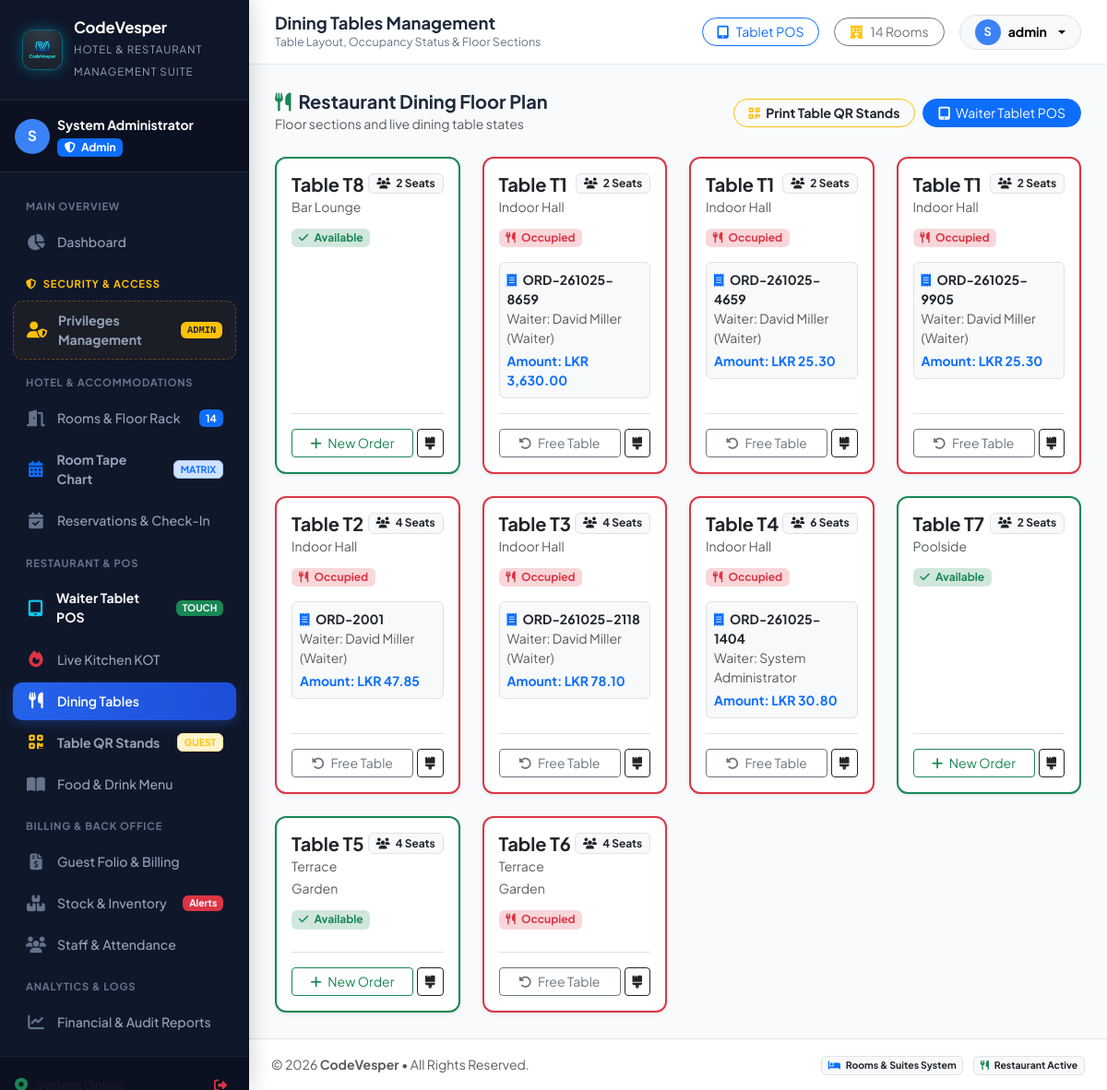
The page /restaurant-tables.php (signed in) on the database its author committed.
### tables this page shows
CREATE TABLE `dining_tables` (
  `id` int NOT NULL AUTO_INCREMENT,
  `table_number` varchar(20) NOT NULL,
  `section` varchar(50) DEFAULT 'Main Dining',
  `capacity` int DEFAULT '4',
  `status` enum('available','occupied','reserved','cleaning') DEFAULT 'available',
  PRIMARY KEY (`id`)  ,
  UNIQUE KEY `table_number` (`table_number`)
);

CREATE TABLE `orders` (
  `id` int NOT NULL AUTO_INCREMENT,
  `order_number` varchar(20) NOT NULL,
  `order_type` enum('dine_in','room_service','takeaway') DEFAULT 'dine_in',
  `table_id` int DEFAULT NULL,
  `room_id` int DEFAULT NULL,
  `guest_id` int DEFAULT NULL,
  `waiter_id` int DEFAULT NULL,
  `status` enum('pending','in_kitchen','ready','served','billed','cancelled') DEFAULT 'pending',
  `subtotal` decimal(10,2) NOT NULL DEFAULT '0.00',
  `tax_amount` decimal(10,2) NOT NULL DEFAULT '0.00',
  `discount_amount` decimal(10,2) NOT NULL DEFAULT '0.00',
  `total_amount` decimal(10,2) NOT NULL DEFAULT '0.00',
  `payment_status` enum('unpaid','paid','billed_to_room') DEFAULT 'unpaid',
  `payment_method` varchar(50) DEFAULT NULL,
  `notes` text DEFAULT NULL,
  `created_at` timestamp NOT NULL DEFAULT CURRENT_TIMESTAMP,
  PRIMARY KEY (`id`)  ,
  UNIQUE KEY `order_number` (`order_number`),
  KEY `table_id` (`table_id`),
  KEY `room_id` (`room_id`),
  KEY `guest_id` (`guest_id`),
  KEY `waiter_id` (`waiter_id`),
  CONSTRAINT `orders_ibfk_1` FOREIGN KEY (`table_id`) REFERENCES `dining_tables` (`id`),
  CONSTRAINT `orders_ibfk_2` FOREIGN KEY (`room_id`) REFERENCES `rooms` (`id`),
  CONSTRAINT `orders_ibfk_3` FOREIGN KEY (`guest_id`) REFERENCES `guests` (`id`),
  CONSTRAINT `orders_ibfk_4` FOREIGN KEY (`waiter_id`) REFERENCES `users` (`id`)
);

CREATE TABLE `users` (
  `id` int NOT NULL AUTO_INCREMENT,
  `role_id` int NOT NULL,
  `full_name` varchar(100) NOT NULL,
  `username` varchar(50) NOT NULL,
  `password_hash` varchar(255) NOT NULL,
  `email` varchar(100) DEFAULT NULL,
  `phone` varchar(20) DEFAULT NULL,
  `avatar` varchar(255) DEFAULT 'default_avatar.png',
  `status` enum('active','inactive') DEFAULT 'active',
  `created_at` timestamp NOT NULL DEFAULT CURRENT_TIMESTAMP,
  PRIMARY KEY (`id`)  ,
  UNIQUE KEY `username` (`username`),
  KEY `role_id` (`role_id`),
  CONSTRAINT `users_ibfk_1` FOREIGN KEY (`role_id`) REFERENCES `roles` (`id`)
);

### restaurant-tables.php (the view, shortened to what this page needs)
<?php
require_once __DIR__ . '/includes/header.php';
$db = getDbConnection();
$tables = $db->query("
    SELECT t.*, o.order_number, o.total_amount, u.full_name as waiter_name
    FROM dining_tables t
    LEFT JOIN orders o ON (o.table_id = t.id AND o.status IN ('pending', 'in_kitchen', 'ready'))
    LEFT JOIN users u ON o.waiter_id = u.id
    ORDER BY t.section ASC, t.id ASC
")->fetchAll();
?>
<div class="d-flex justify-content-between align-items-center mb-4 flex-wrap gap-2">
    <div>
        <h5 class="fw-bold mb-0"><i class="fa-solid fa-utensils text-success me-2"></i>Restaurant Dining Floor Plan</h5>
        <span class="text-muted small">Floor sections and live dining table states</span>
    </div>
    <div class="d-flex gap-2">
        <a href="table-qrs.php" class="btn btn-outline-warning text-dark btn-sm px-3 rounded-pill fw-bold">
            <i class="fa-solid fa-qrcode me-1 text-warning"></i> Print Table QR Stands
        </a>
        <a href="pos.php" class="btn btn-primary btn-sm px-3 rounded-pill">
            <i class="fa-solid fa-tablet-screen-button me-1"></i> Waiter Tablet POS
        </a>
    </div>
</div>
<div class="row g-4">
    <?php foreach ($tables as $t):
        $color = 'success';
        if ($t['status'] === 'occupied') $color = 'danger';
        elseif ($t['status'] === 'reserved') $color = 'warning';
        elseif ($t['status'] === 'cleaning') $color = 'info';
    ?>
    <div class="col-12 col-sm-6 col-md-4 col-lg-3">
        <div class="card-custom h-100 p-3 border-2 border-<?= $color ?> shadow-sm d-flex flex-column justify-content-between">
            <div>
                <div class="d-flex justify-content-between align-items-start mb-2">
                    <div>
                        <h5 class="fw-bold mb-0 text-dark"><?= htmlspecialchars($t['table_number']) ?></h5>
                        <small class="text-muted"><?= htmlspecialchars($t['section']) ?></small>
                    </div>
                    <span class="badge bg-light text-dark border">
                        <i class="fa-solid fa-users me-1"></i> <?= $t['capacity'] ?> Seats
                    </span>
                </div>
                <div class="my-2">
                    <?= getTableStatusBadge($t['status']) ?>
                </div>
                <?php if ($t['status'] === 'occupied' && !empty($t['order_number'])): ?>
                    <div class="p-2 bg-light rounded-2 small mt-3 border">
                        <div class="fw-bold text-dark"><i class="fa-solid fa-receipt me-1 text-primary"></i> <?= htmlspecialchars($t['order_number']) ?></div>
                        <div class="text-muted">Waiter: <?= htmlspecialchars($t['waiter_name'] ?? 'Staff') ?></div>
                        <div class="text-primary fw-bold mt-1">Amount: <?= formatMoney($t['total_amount']) ?></div>
                    </div>
                <?php endif; ?>
            </div>
            <div class="pt-3 border-top mt-3 d-flex gap-1">
                <?php if ($t['status'] === 'available'): ?>
                    <a href="pos.php" class="btn btn-sm btn-outline-success flex-grow-1">
                        <i class="fa-solid fa-plus me-1"></i> New Order
                    </a>
                <?php else: ?>
                    <form method="POST" class="flex-grow-1">
                        <button type="submit" class="btn btn-sm btn-outline-secondary w-100">
                            <i class="fa-solid fa-rotate-left me-1"></i> Free Table
                        </button>
                    </form>
                <?php endif; ?>
                <form method="POST">
                    <button type="submit" class="btn btn-sm btn-outline-dark" title="Toggle Clean/Occupy">
                        <i class="fa-solid fa-brush"></i>
                    </button>
                </form>
            </div>
        </div>
    </div>
    <?php endforeach; ?>
</div>
<?php require_once __DIR__ . '/includes/footer.php'; ?>

### includes/functions.php (shortened to what this page needs)
<?php
function formatMoney($amount): string {
    $symbol = defined('APP_CURRENCY') ? APP_CURRENCY : 'LKR ';
    return $symbol . number_format((float)$amount, 2);
}
function getTableStatusBadge(string $status): string {
    switch (strtolower($status)) {
        case 'available':
            return '<span class="badge bg-success-subtle text-success"><i class="fa-solid fa-check me-1"></i> Available</span>';
        case 'occupied':
            return '<span class="badge bg-danger-subtle text-danger"><i class="fa-solid fa-utensils me-1"></i> Occupied</span>';
    }
}
function getRoleBadge(string $roleSlug): string {
    switch ($roleSlug) {
        case 'admin':
            return '<span class="badge bg-primary"><i class="fa-solid fa-shield-halved me-1"></i> Admin</span>';
    }
}

### assets/css/style.css (style rules this page uses)
:root { --primary: #1e3a8a; --primary-light: #3b82f6; --primary-dark: #0f172a; --gold: #d97706; --gold-light: #f59e0b; --gold-subtle: #fef3c7; --sidebar-bg: #0f172a; --sidebar-hover: #1e293b; --sidebar-active: #2563eb; --body-bg: #f8fafc; --card-bg: #ffffff; --text-main: #1e293b; --text-muted: #64748b; --border-color: #e2e8f0; --sidebar-width: 270px; --topbar-height: 70px; --radius-sm: 8px; --radius-md: 12px; --radius-lg: 18px; --shadow-sm: 0 1px 3px rgba(0,0,0,0.06), 0 1px 2px rgba(0,0,0,0.04); --shadow-md: 0 4px 12px -2px rgba(0,0,0,0.08), 0 2px 6px -1px rgba(0,0,0,0.04); --shadow-lg: 0 12px 24px -4px rgba(0,0,0,0.12), 0 4px 10px -2px rgba(0,0,0,0.05); }
* { box-sizing: border-box; }
body { font-family: 'Plus Jakarta Sans', sans-serif; background-color: var(--body-bg); color: var(--text-main); overflow-x: hidden; margin: 0; padding: 0; }
.card-custom { background: #fff; border: 1px solid var(--border-color); border-radius: var(--radius-md); box-shadow: var(--shadow-sm); transition: transform 0.2s ease, box-shadow 0.2s ease; }

### assets/css/pos.css (style rules this page uses)
html, body { overflow-x: hidden !important; max-width: 100vw !important; }

### rows shown on the page
dining_tables: table_number "Table T8", section "Bar Lounge", capacity "2", status "available" (drawn)
orders: table.table_number "Table T1", table.section "Indoor Hall", table.capacity "2", shows "Occupied", order_number "ORD-261025-8659", waiter.full_name "David Miller (Waiter)", total_amount "LKR 3,630.00"
orders: table.table_number "Table T1", table.section "Indoor Hall", table.capacity "2", shows "Occupied", order_number "ORD-261025-4659", waiter.full_name "David Miller (Waiter)", total_amount "LKR 25.30"
orders: table.table_number "Table T1", table.section "Indoor Hall", table.capacity "2", shows "Occupied", order_number "ORD-261025-9905", waiter.full_name "David Miller (Waiter)", total_amount "LKR 25.30"
orders: table.table_number "Table T2", table.section "Indoor Hall", table.capacity "4", shows "Occupied", order_number "ORD-2001", waiter.full_name "David Miller (Waiter)", total_amount "LKR 47.85"
orders: table.table_number "Table T3", table.section "Indoor Hall", table.capacity "4", shows "Occupied", order_number "ORD-261025-2118", waiter.full_name "David Miller (Waiter)", total_amount "LKR 78.10"
orders: table.table_number "Table T4", table.section "Indoor Hall", table.capacity "6", shows "Occupied", order_number "ORD-261025-1404", waiter.full_name "System Administrator", total_amount "LKR 30.80"
dining_tables: table_number "Table T7", section "Poolside", capacity "2", status "available" (drawn)
dining_tables: table_number "Table T5", section "Terrace Garden", capacity "4", status "available" (drawn)
dining_tables: table_number "Table T6", section "Terrace Garden", capacity "4", status "occupied" (drawn)

### other values the page prints
APP_NAME "CodeVesper"
APP_TAGLINE "HOTEL & RESTAURANT MANAGEMENT SUITE"
substr($user['full_name'] ?? 'U', 0, 1) "S"
$user['full_name'] "System Administrator"
$dynamicRoomCount "14"
$pageTitle "Dining Tables Management"
$pageSubtitle "Table Layout, Occupancy Status & Floor Sections"
$totalHeaderRooms "14"
substr($currentUser['full_name'], 0, 1) "S"
$currentUser['username'] "admin"
